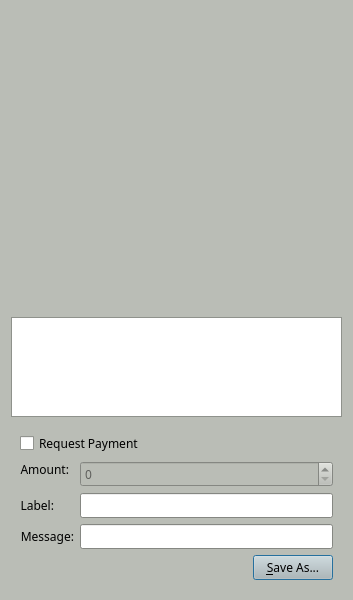
<?xml version="1.0" encoding="UTF-8"?>
<ui version="4.0">
 <class>QRCodeDialog</class>
 <widget class="QDialog" name="QRCodeDialog">
  <property name="geometry">
   <rect>
    <x>0</x>
    <y>0</y>
    <width>353</width>
    <height>600</height>
   </rect>
  </property>
  <property name="palette">
   <palette>
    <active>
     <colorrole role="WindowText">
      <brush brushstyle="SolidPattern">
       <color alpha="255">
        <red>0</red>
        <green>0</green>
        <blue>0</blue>
       </color>
      </brush>
     </colorrole>
     <colorrole role="Button">
      <brush brushstyle="SolidPattern">
       <color alpha="255">
        <red>186</red>
        <green>189</green>
        <blue>182</blue>
       </color>
      </brush>
     </colorrole>
     <colorrole role="Light">
      <brush brushstyle="SolidPattern">
       <color alpha="255">
        <red>255</red>
        <green>255</green>
        <blue>255</blue>
       </color>
      </brush>
     </colorrole>
     <colorrole role="Midlight">
      <brush brushstyle="SolidPattern">
       <color alpha="255">
        <red>220</red>
        <green>222</green>
        <blue>218</blue>
       </color>
      </brush>
     </colorrole>
     <colorrole role="Dark">
      <brush brushstyle="SolidPattern">
       <color alpha="255">
        <red>93</red>
        <green>94</green>
        <blue>91</blue>
       </color>
      </brush>
     </colorrole>
     <colorrole role="Mid">
      <brush brushstyle="SolidPattern">
       <color alpha="255">
        <red>124</red>
        <green>126</green>
        <blue>121</blue>
       </color>
      </brush>
     </colorrole>
     <colorrole role="Text">
      <brush brushstyle="SolidPattern">
       <color alpha="255">
        <red>0</red>
        <green>0</green>
        <blue>0</blue>
       </color>
      </brush>
     </colorrole>
     <colorrole role="BrightText">
      <brush brushstyle="SolidPattern">
       <color alpha="255">
        <red>255</red>
        <green>255</green>
        <blue>255</blue>
       </color>
      </brush>
     </colorrole>
     <colorrole role="ButtonText">
      <brush brushstyle="SolidPattern">
       <color alpha="255">
        <red>0</red>
        <green>0</green>
        <blue>0</blue>
       </color>
      </brush>
     </colorrole>
     <colorrole role="Base">
      <brush brushstyle="SolidPattern">
       <color alpha="255">
        <red>255</red>
        <green>255</green>
        <blue>255</blue>
       </color>
      </brush>
     </colorrole>
     <colorrole role="Window">
      <brush brushstyle="SolidPattern">
       <color alpha="255">
        <red>186</red>
        <green>189</green>
        <blue>182</blue>
       </color>
      </brush>
     </colorrole>
     <colorrole role="Shadow">
      <brush brushstyle="SolidPattern">
       <color alpha="255">
        <red>0</red>
        <green>0</green>
        <blue>0</blue>
       </color>
      </brush>
     </colorrole>
     <colorrole role="AlternateBase">
      <brush brushstyle="SolidPattern">
       <color alpha="255">
        <red>220</red>
        <green>222</green>
        <blue>218</blue>
       </color>
      </brush>
     </colorrole>
     <colorrole role="ToolTipBase">
      <brush brushstyle="SolidPattern">
       <color alpha="255">
        <red>255</red>
        <green>255</green>
        <blue>220</blue>
       </color>
      </brush>
     </colorrole>
     <colorrole role="ToolTipText">
      <brush brushstyle="SolidPattern">
       <color alpha="255">
        <red>0</red>
        <green>0</green>
        <blue>0</blue>
       </color>
      </brush>
     </colorrole>
    </active>
    <inactive>
     <colorrole role="WindowText">
      <brush brushstyle="SolidPattern">
       <color alpha="255">
        <red>0</red>
        <green>0</green>
        <blue>0</blue>
       </color>
      </brush>
     </colorrole>
     <colorrole role="Button">
      <brush brushstyle="SolidPattern">
       <color alpha="255">
        <red>186</red>
        <green>189</green>
        <blue>182</blue>
       </color>
      </brush>
     </colorrole>
     <colorrole role="Light">
      <brush brushstyle="SolidPattern">
       <color alpha="255">
        <red>255</red>
        <green>255</green>
        <blue>255</blue>
       </color>
      </brush>
     </colorrole>
     <colorrole role="Midlight">
      <brush brushstyle="SolidPattern">
       <color alpha="255">
        <red>220</red>
        <green>222</green>
        <blue>218</blue>
       </color>
      </brush>
     </colorrole>
     <colorrole role="Dark">
      <brush brushstyle="SolidPattern">
       <color alpha="255">
        <red>93</red>
        <green>94</green>
        <blue>91</blue>
       </color>
      </brush>
     </colorrole>
     <colorrole role="Mid">
      <brush brushstyle="SolidPattern">
       <color alpha="255">
        <red>124</red>
        <green>126</green>
        <blue>121</blue>
       </color>
      </brush>
     </colorrole>
     <colorrole role="Text">
      <brush brushstyle="SolidPattern">
       <color alpha="255">
        <red>0</red>
        <green>0</green>
        <blue>0</blue>
       </color>
      </brush>
     </colorrole>
     <colorrole role="BrightText">
      <brush brushstyle="SolidPattern">
       <color alpha="255">
        <red>255</red>
        <green>255</green>
        <blue>255</blue>
       </color>
      </brush>
     </colorrole>
     <colorrole role="ButtonText">
      <brush brushstyle="SolidPattern">
       <color alpha="255">
        <red>0</red>
        <green>0</green>
        <blue>0</blue>
       </color>
      </brush>
     </colorrole>
     <colorrole role="Base">
      <brush brushstyle="SolidPattern">
       <color alpha="255">
        <red>255</red>
        <green>255</green>
        <blue>255</blue>
       </color>
      </brush>
     </colorrole>
     <colorrole role="Window">
      <brush brushstyle="SolidPattern">
       <color alpha="255">
        <red>186</red>
        <green>189</green>
        <blue>182</blue>
       </color>
      </brush>
     </colorrole>
     <colorrole role="Shadow">
      <brush brushstyle="SolidPattern">
       <color alpha="255">
        <red>0</red>
        <green>0</green>
        <blue>0</blue>
       </color>
      </brush>
     </colorrole>
     <colorrole role="AlternateBase">
      <brush brushstyle="SolidPattern">
       <color alpha="255">
        <red>220</red>
        <green>222</green>
        <blue>218</blue>
       </color>
      </brush>
     </colorrole>
     <colorrole role="ToolTipBase">
      <brush brushstyle="SolidPattern">
       <color alpha="255">
        <red>255</red>
        <green>255</green>
        <blue>220</blue>
       </color>
      </brush>
     </colorrole>
     <colorrole role="ToolTipText">
      <brush brushstyle="SolidPattern">
       <color alpha="255">
        <red>0</red>
        <green>0</green>
        <blue>0</blue>
       </color>
      </brush>
     </colorrole>
    </inactive>
    <disabled>
     <colorrole role="WindowText">
      <brush brushstyle="SolidPattern">
       <color alpha="255">
        <red>93</red>
        <green>94</green>
        <blue>91</blue>
       </color>
      </brush>
     </colorrole>
     <colorrole role="Button">
      <brush brushstyle="SolidPattern">
       <color alpha="255">
        <red>186</red>
        <green>189</green>
        <blue>182</blue>
       </color>
      </brush>
     </colorrole>
     <colorrole role="Light">
      <brush brushstyle="SolidPattern">
       <color alpha="255">
        <red>255</red>
        <green>255</green>
        <blue>255</blue>
       </color>
      </brush>
     </colorrole>
     <colorrole role="Midlight">
      <brush brushstyle="SolidPattern">
       <color alpha="255">
        <red>220</red>
        <green>222</green>
        <blue>218</blue>
       </color>
      </brush>
     </colorrole>
     <colorrole role="Dark">
      <brush brushstyle="SolidPattern">
       <color alpha="255">
        <red>93</red>
        <green>94</green>
        <blue>91</blue>
       </color>
      </brush>
     </colorrole>
     <colorrole role="Mid">
      <brush brushstyle="SolidPattern">
       <color alpha="255">
        <red>124</red>
        <green>126</green>
        <blue>121</blue>
       </color>
      </brush>
     </colorrole>
     <colorrole role="Text">
      <brush brushstyle="SolidPattern">
       <color alpha="255">
        <red>93</red>
        <green>94</green>
        <blue>91</blue>
       </color>
      </brush>
     </colorrole>
     <colorrole role="BrightText">
      <brush brushstyle="SolidPattern">
       <color alpha="255">
        <red>255</red>
        <green>255</green>
        <blue>255</blue>
       </color>
      </brush>
     </colorrole>
     <colorrole role="ButtonText">
      <brush brushstyle="SolidPattern">
       <color alpha="255">
        <red>93</red>
        <green>94</green>
        <blue>91</blue>
       </color>
      </brush>
     </colorrole>
     <colorrole role="Base">
      <brush brushstyle="SolidPattern">
       <color alpha="255">
        <red>186</red>
        <green>189</green>
        <blue>182</blue>
       </color>
      </brush>
     </colorrole>
     <colorrole role="Window">
      <brush brushstyle="SolidPattern">
       <color alpha="255">
        <red>186</red>
        <green>189</green>
        <blue>182</blue>
       </color>
      </brush>
     </colorrole>
     <colorrole role="Shadow">
      <brush brushstyle="SolidPattern">
       <color alpha="255">
        <red>0</red>
        <green>0</green>
        <blue>0</blue>
       </color>
      </brush>
     </colorrole>
     <colorrole role="AlternateBase">
      <brush brushstyle="SolidPattern">
       <color alpha="255">
        <red>186</red>
        <green>189</green>
        <blue>182</blue>
       </color>
      </brush>
     </colorrole>
     <colorrole role="ToolTipBase">
      <brush brushstyle="SolidPattern">
       <color alpha="255">
        <red>255</red>
        <green>255</green>
        <blue>220</blue>
       </color>
      </brush>
     </colorrole>
     <colorrole role="ToolTipText">
      <brush brushstyle="SolidPattern">
       <color alpha="255">
        <red>0</red>
        <green>0</green>
        <blue>0</blue>
       </color>
      </brush>
     </colorrole>
    </disabled>
   </palette>
  </property>
  <property name="font">
   <font>
    <family>Sawasdee</family>
   </font>
  </property>
  <property name="windowTitle">
   <string>QR Code Dialog</string>
  </property>
  <layout class="QVBoxLayout" name="verticalLayout_3">
   <item>
    <widget class="QLabel" name="lblQRCode">
     <property name="sizePolicy">
      <sizepolicy hsizetype="Expanding" vsizetype="Expanding">
       <horstretch>0</horstretch>
       <verstretch>0</verstretch>
      </sizepolicy>
     </property>
     <property name="minimumSize">
      <size>
       <width>300</width>
       <height>300</height>
      </size>
     </property>
     <property name="textFormat">
      <enum>Qt::PlainText</enum>
     </property>
     <property name="alignment">
      <set>Qt::AlignCenter</set>
     </property>
     <property name="wordWrap">
      <bool>true</bool>
     </property>
    </widget>
   </item>
   <item>
    <widget class="QPlainTextEdit" name="outUri">
     <property name="sizePolicy">
      <sizepolicy hsizetype="Expanding" vsizetype="Minimum">
       <horstretch>0</horstretch>
       <verstretch>0</verstretch>
      </sizepolicy>
     </property>
     <property name="minimumSize">
      <size>
       <width>0</width>
       <height>50</height>
      </size>
     </property>
     <property name="tabChangesFocus">
      <bool>true</bool>
     </property>
     <property name="textInteractionFlags">
      <set>Qt::TextSelectableByKeyboard|Qt::TextSelectableByMouse</set>
     </property>
    </widget>
   </item>
   <item>
    <widget class="QWidget" name="widget" native="true">
     <layout class="QVBoxLayout" name="verticalLayout_2">
      <item>
       <widget class="QCheckBox" name="chkReqPayment">
        <property name="enabled">
         <bool>true</bool>
        </property>
        <property name="text">
         <string>Request Payment</string>
        </property>
       </widget>
      </item>
      <item>
       <layout class="QFormLayout" name="formLayout">
        <property name="fieldGrowthPolicy">
         <enum>QFormLayout::AllNonFixedFieldsGrow</enum>
        </property>
        <item row="1" column="0">
         <widget class="QLabel" name="lblLabel">
          <property name="text">
           <string>Label:</string>
          </property>
          <property name="textFormat">
           <enum>Qt::PlainText</enum>
          </property>
          <property name="alignment">
           <set>Qt::AlignRight|Qt::AlignTrailing|Qt::AlignVCenter</set>
          </property>
          <property name="buddy">
           <cstring>lnLabel</cstring>
          </property>
         </widget>
        </item>
        <item row="1" column="1">
         <widget class="QLineEdit" name="lnLabel"/>
        </item>
        <item row="2" column="0">
         <widget class="QLabel" name="lblMessage">
          <property name="text">
           <string>Message:</string>
          </property>
          <property name="textFormat">
           <enum>Qt::PlainText</enum>
          </property>
          <property name="alignment">
           <set>Qt::AlignRight|Qt::AlignTrailing|Qt::AlignVCenter</set>
          </property>
          <property name="buddy">
           <cstring>lnMessage</cstring>
          </property>
         </widget>
        </item>
        <item row="2" column="1">
         <widget class="QLineEdit" name="lnMessage"/>
        </item>
        <item row="0" column="0">
         <widget class="QLabel" name="lblAmount">
          <property name="sizePolicy">
           <sizepolicy hsizetype="Preferred" vsizetype="Maximum">
            <horstretch>0</horstretch>
            <verstretch>0</verstretch>
           </sizepolicy>
          </property>
          <property name="text">
           <string>Amount:</string>
          </property>
          <property name="textFormat">
           <enum>Qt::PlainText</enum>
          </property>
          <property name="alignment">
           <set>Qt::AlignRight|Qt::AlignTrailing|Qt::AlignVCenter</set>
          </property>
          <property name="buddy">
           <cstring>lnReqAmount</cstring>
          </property>
         </widget>
        </item>
        <item row="0" column="1">
         <widget class="CatcoinAmountField" name="lnReqAmount">
          <property name="enabled">
           <bool>false</bool>
          </property>
          <property name="minimumSize">
           <size>
            <width>80</width>
            <height>0</height>
           </size>
          </property>
         </widget>
        </item>
       </layout>
      </item>
      <item>
       <layout class="QHBoxLayout" name="horizontalLayout">
        <item>
         <spacer name="horizontalSpacer">
          <property name="orientation">
           <enum>Qt::Horizontal</enum>
          </property>
          <property name="sizeHint" stdset="0">
           <size>
            <width>40</width>
            <height>20</height>
           </size>
          </property>
         </spacer>
        </item>
        <item>
         <widget class="QPushButton" name="btnSaveAs">
          <property name="text">
           <string>&amp;Save As...</string>
          </property>
         </widget>
        </item>
       </layout>
      </item>
     </layout>
    </widget>
   </item>
  </layout>
 </widget>
 <customwidgets>
  <customwidget>
   <class>CatcoinAmountField</class>
   <extends>QSpinBox</extends>
   <header>catcoinamountfield.h</header>
   <container>1</container>
  </customwidget>
 </customwidgets>
 <resources/>
 <connections>
  <connection>
   <sender>chkReqPayment</sender>
   <signal>clicked(bool)</signal>
   <receiver>lnReqAmount</receiver>
   <slot>setEnabled(bool)</slot>
   <hints>
    <hint type="sourcelabel">
     <x>92</x>
     <y>285</y>
    </hint>
    <hint type="destinationlabel">
     <x>98</x>
     <y>311</y>
    </hint>
   </hints>
  </connection>
 </connections>
</ui>
